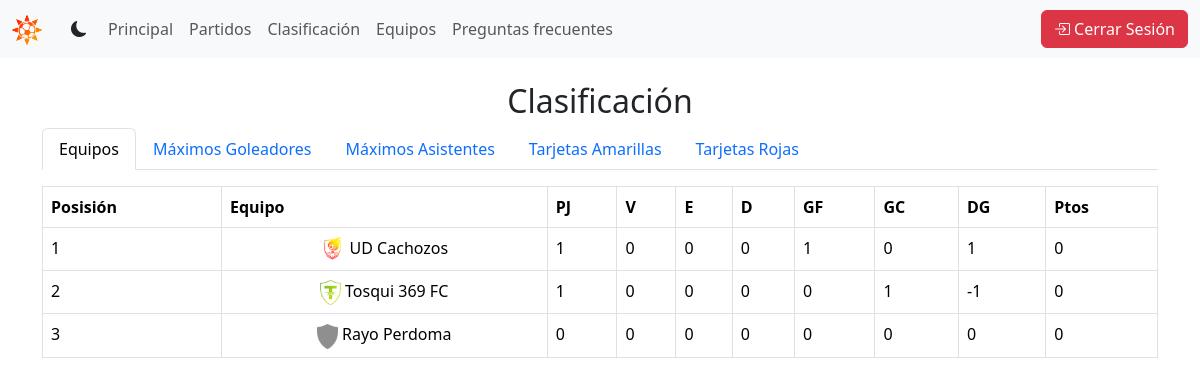
/summer-league/clasification/ (signed in), run on the app's committed database.
### tournament/models.py (models this page shows, shortened)
class Team(models.Model):
    name = models.CharField(max_length=100, unique=True)
    club_code = models.CharField(max_length=3, unique=True, default='UFC')
    shield = models.ImageField(upload_to='shields', default='shields/default.png')
    info = models.TextField(max_length=1000, blank=True)
    class Meta:
        ordering = ['name']
    def __str__(self) -> str:
        return self.name

class Clasification(models.Model):
    team = models.OneToOneField('tournament.Team', related_name='clasification', null=True, on_delete=models.CASCADE)
    points = models.IntegerField(default=0)
    played = models.IntegerField(default=0)
    wins = models.IntegerField(default=0)
    draws = models.IntegerField(default=0)
    loses = models.IntegerField(default=0)
    goals_scored = models.IntegerField(default=0)
    goals_conceded = models.IntegerField(default=0)
    goals_difference = models.IntegerField(default=0)
    class Meta:
        ordering = ['-points', '-played']

### tournament/views.py (the view)
# urls.py: path('clasification/', views.clasification, name='clasification'),
def clasification(request):
    teams = Team.objects.all().order_by('clasification')
    players = Player.objects.all()
    top_scorers = players.order_by('-goals', '-played', 'team', 'user')
    top_assists = players.order_by('-assists', '-played', 'team', 'user')
    top_yc = players.order_by('-yellow_cards', '-played', 'team', 'user')
    top_rc = players.order_by('-red_cards', '-played', 'team', 'user')
    return render(request, 'tournament/clasification.html', {'teams': teams, 'players': players, 'top_scorers': top_scorers[:10], 'top_assists': top_assists[:10], 'top_yc': top_yc[:10], 'top_rc': top_rc[:10]})

### tournament/templates/tournament/clasification.html (shortened to what this page needs)
{% extends "base.html" %}
{% load static %}
{% block content %}
<div class="container mt-4">
    <h2 class="text-center">Clasificación</h2>
    <ul class="nav nav-tabs" id="myTab" role="tablist">
        <li class="nav-item" role="presentation">
            <a class="nav-link active" id="teams-tab" data-bs-toggle="tab" href="#teams" role="tab" aria-controls="teams" aria-selected="true">Equipos</a>
        </li>
        <li class="nav-item" role="presentation">
            <a class="nav-link" id="top-scorers-tab" data-bs-toggle="tab" href="#top-scorers" role="tab" aria-controls="top-scorers" aria-selected="false">Máximos Goleadores</a>
        </li>
        <li class="nav-item" role="presentation">
            <a class="nav-link" id="top-assists-tab" data-bs-toggle="tab" href="#top-assists" role="tab" aria-controls="top-assists" aria-selected="false">Máximos Asistentes</a>
        </li>
        <li class="nav-item" role="presentation">
            <a class="nav-link" id="top-yc-tab" data-bs-toggle="tab" href="#top-yc" role="tab" aria-controls="top-yc" aria-selected="false">Tarjetas Amarillas</a>
        </li>
        <li class="nav-item" role="presentation">
            <a class="nav-link" id="red-cards-tab" data-bs-toggle="tab" href="#red-cards" role="tab" aria-controls="red-cards" aria-selected="false">Tarjetas Rojas</a>
        </li>
    </ul>
    <div class="tab-content" id="myTabContent">
        <div class="tab-pane fade show active" id="teams" role="tabpanel" aria-labelledby="teams-tab">
            <table class="table table-bordered mt-3">
                <thead>
                    <tr>
                        <th>Posisión</th>
                        <th>Equipo</th>
                        <th>PJ</th>
                        <th>V</th>
                        <th>E</th>
                        <th>D</th>
                        <th>GF</th>
                        <th>GC</th>
                        <th>DG</th>
                        <th>Ptos</th>
                    </tr>
                </thead>
                <tbody>
                    {% for team in teams %}
                        <tr>
                            <td>{{ forloop.counter }}</td>
                            <td class="text-center">
                                <img src="{{ team.shield.url }}" alt="{{ player.team }}" class="img-fluid" style="max-height: 25px; max-width: 25px; object-fit: contain;"> {{ team.name }}</td>
                            <td>{{ team.clasification.played }}</td>
                            <td>{{ team.clasification.wins }}</td>
                            <td>{{ team.clasification.draws }}</td>
                            <td>{{ team.clasification.loses }}</td>
                            <td>{{ team.clasification.goals_scored }}</td>
                            <td>{{ team.clasification.goals_conceded }}</td>
                            <td>{{ team.clasification.goals_difference }}</td>
                            <td>{{ team.clasification.points }}</td>
                        </tr>
                    {% endfor %}
                </tbody>
            </table>
        </div>
    </div>
</div>
{% endblock %}

### data on the page
Team: shield (picture), name "UD Cachozos", clasification.played "1", clasification.wins "0", clasification.draws "0", clasification.loses "0", clasification.goals_scored "1", clasification.goals_conceded "0", clasification.goals_difference "1", clasification.points "0"
Team: shield (picture), name "Tosqui 369 FC", clasification.played "1", clasification.wins "0", clasification.draws "0", clasification.loses "0", clasification.goals_scored "0", clasification.goals_conceded "1", clasification.goals_difference "-1", clasification.points "0"
Team: shield (placeholder picture), name "Rayo Perdoma", clasification.played "0", clasification.wins "0", clasification.draws "0", clasification.loses "0", clasification.goals_scored "0", clasification.goals_conceded "0", clasification.goals_difference "0", clasification.points "0"
